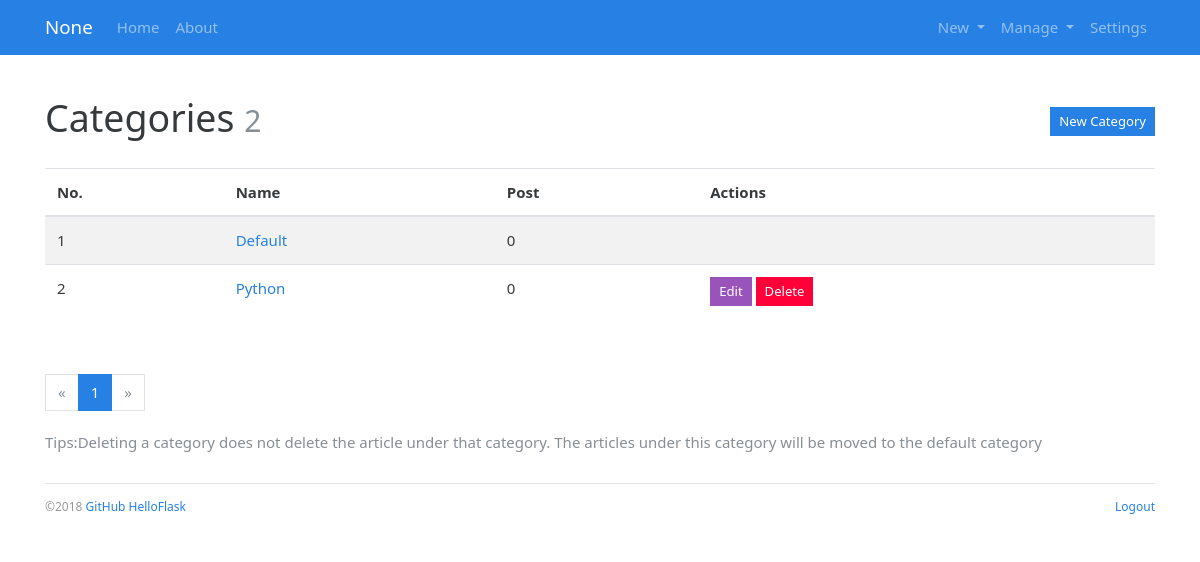
Screenshot of /admin/category/manage (signed in) with the database file from the repository.
### bluelog/models.py (models this page shows, shortened)
class Category(db.Model):
    id = db.Column(db.Integer, primary_key=True)
    name = db.Column(db.String(30), unique=True)
    posts = db.relationship('Post', back_populates='category')

### bluelog/blueprints/admin.py (the view)
@admin_bp.route('/category/manage')
def manage_category():
    page = request.args.get('page', 1, type=int)
    pagination = Category.query.order_by(Category.id).paginate(page, per_page=current_app.config[
        'BLUELOG_MANAGE_CATEGORY_PER_PAGE'])
    categories = pagination.items
    return render_template('admin/manage_category.html', pagination=pagination, categories=categories)

### bluelog/__init__.py (called while the page is built)
def register_template_context(app):
    @app.context_processor
    def make_template_context():
        admin = Admin.query.first()
        categories = Category.query.order_by(Category.name).all()
        if current_user.is_authenticated:
            unread_comments = Comment.query.filter_by(reviewed=False).count()
        else:
            unread_comments = None
        return dict(admin=admin, categories=categories, unread_comments=unread_comments)

### bluelog/blueprints/admin.py (called while the page is built)
@admin_bp.before_request
@login_required
def login_protect():
    pass

### bluelog/extensions.py (called while the page is built)
@login_manager.user_loader
def load_user(user_id):
    from bluelog.models import Admin
    user = Admin.query.get(int(user_id))
    return user

### bluelog/templates/admin/manage_category.html (shortened to what this page needs)
{% extends 'base.html' %}
{% from 'bootstrap/form.html' import render_form %}
{% from 'bootstrap/pagination.html' import render_pagination %}
{% block content %}
    <div class="page-header">
        <h1>Categories
            <small class="text-muted">{{ categories|length }}</small>
            <span class="float-right"><a class="btn btn-primary btn-sm" href="{{ url_for('admin.new_category') }}">New Category</a> </span>
        </h1>
    </div>
    {% if categories %}
        <table class="table table-striped">
            <thead>
            <tr>
                <th>No.</th>
                <th>Name</th>
                <th>Post</th>
                <th>Actions</th>
            </tr>
            </thead>
            {% for category in categories %}
                <tr>
                    <td>{{ loop.index }}</td>
                    <td><a href="{{ url_for('blog.show_category',category_id=category.id) }}">{{ category.name }}</a>
                    </td>
                    <td>{{ category.posts|length }}</td>
                    <td>{% if category.id !=1 %}
                        <a class="btn btn-info btn-sm"
                           href="{{ url_for('admin.edit_category',category_id=category.id) }}">Edit</a>
                        <form class="inline" method="post"
                              action="{{ url_for('admin.delete_category',category_id=category.id) }}">
                            <button type="submit" class="btn btn-danger btn-sm"
                                    onclick="return confirm('Are you sure?');">Delete
                            </button>
                        </form>
                    {% endif %}</td>
                </tr>
            {% endfor %}
        </table>
        <div class="page-footer">{{ render_pagination(pagination) }}</div>
        <p class="text-muted">Tips:Deleting a category does not delete the article under that category. The articles
            under this category will be moved to the default category</p>
    {% else %}
        <div class="tip"><h5>No categories</h5></div>
    {% endif %}
{% endblock %}

### bluelog/static/css/style.css (style rules this page uses)
nav { margin-bottom: 20px; }
.inline { display: inline; }
.page-header { padding-top: 20px; padding-bottom: 20px; }
.page-footer { padding-top: 40px; }

### rows the page displays
Category: name "Default", posts|length "0"
Category: name "Python", posts|length "0"

### other values shown
{{ config.BLUELOG_TITLE }} "None"
{{ render_nav_item('blog.index','Home') }} "Home"
{{ render_nav_item('blog.about','About') }} "About"
{{ render_nav_item('admin.settings','Settings') }} "Settings"
{{ categories|length }} "2"
{{ render_pagination(pagination) }} "« 1 »"
